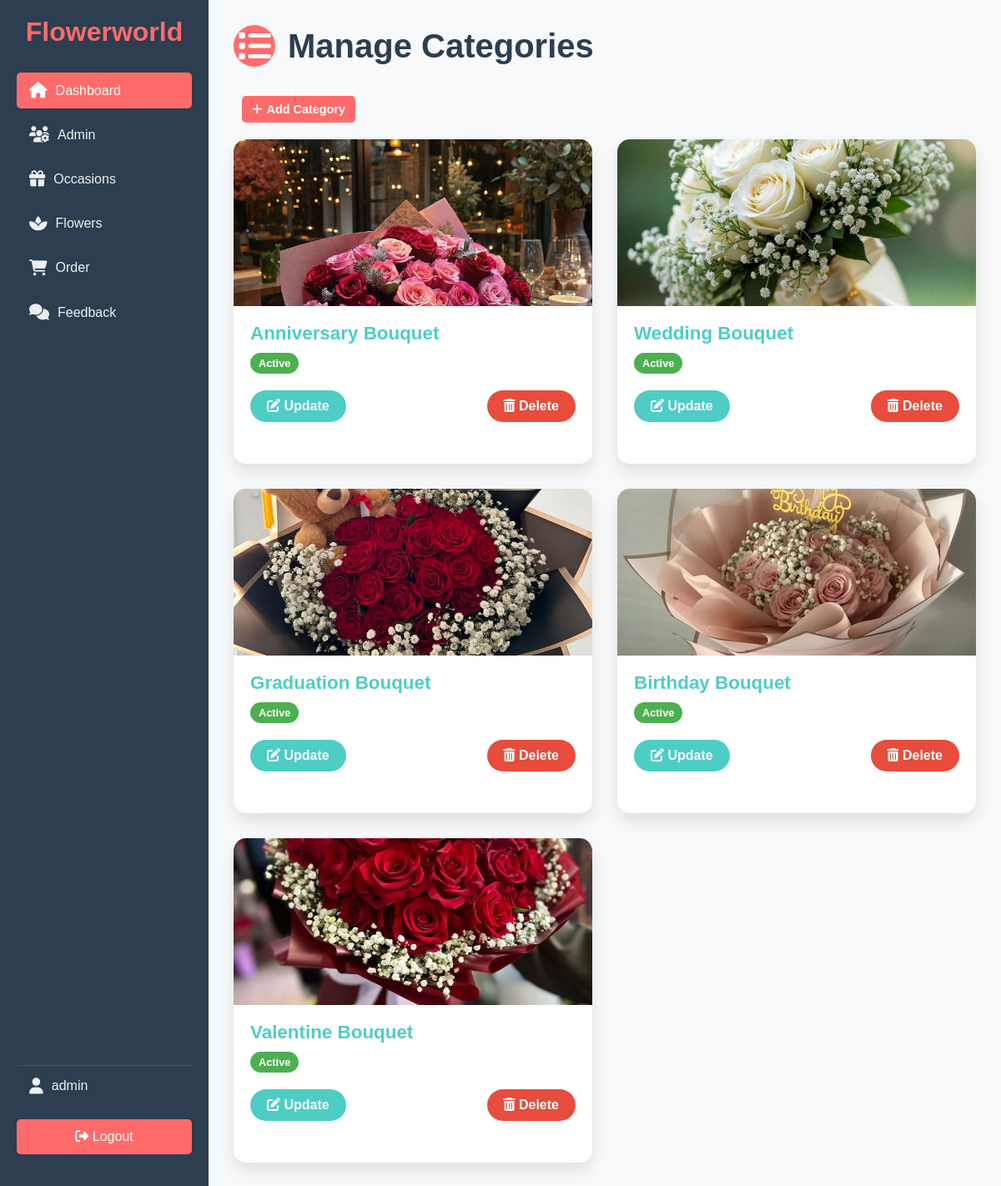
The page /admin/manage-category.php (signed in) on the database its author committed.
### tables this page shows
CREATE TABLE `tbl_category` (
  `id` int(10) UNSIGNED NOT NULL,
  `title` varchar(100) NOT NULL,
  `image_name` varchar(255) NOT NULL,
  `featured` varchar(10) NOT NULL,
  `active` varchar(10) NOT NULL,
  `date_modified` datetime NOT NULL DEFAULT current_timestamp()
);

### admin/manage-category.php (the view, shortened to what this page needs)
<?php include('partials/menu.php'); ?>
<div class="dashboard-container">
    <div class="sidebar">
        <div class="logo">
        <h1>Flowerworld</h1>
        </div>
        <nav>
            <a href="index.php" class="active"><i class="fas fa-home"></i> <span>Dashboard</span></a>
            <a href="manage-admin.php"><i class="fas fa-users-cog"></i> <span>Admin</span></a>
            <a href="manage-category.php"><i class="fas fa-gift"></i> <span>Occasions</span></a>
            <a href="manage-flower.php"><i class="fas fa-spa"></i> <span>Flowers</span></a>
            <a href="manage-order.php"><i class="fas fa-shopping-cart"></i> <span>Order</span></a>
            <a href="manage-feedback.php"><i class="fas fa-comments"></i> <span>Feedback</span></a>
        </nav>
        <div class="sidebar-footer">
            <div class="user-profile">
                <i class="fas fa-user"></i>
                <span><?php echo $_SESSION['user']; ?></span>
            </div>
            <a href="logout.php" class="logout-btn"><i class="fas fa-sign-out-alt"></i> Logout</a>
        </div>
    </div>
    <div class="main-content">
        <h1 class="dashboard-title">
            <span class="title-icon"><i class="fas fa-list"></i></span>
            Manage Categories
        </h1>
<div class="admin-actions">
            <a href="add-category.php" class="btn-primary" id="addadmin-btn">
                <i class="fas fa-plus"></i> Add Category
            </a>
        </div>
<div class="category-grid">
            <?php
                $sql = "SELECT * FROM tbl_category";
                $res = mysqli_query($conn, $sql);
                if($res == TRUE)
                {
                    $count = mysqli_num_rows($res);
                    if($count > 0)
                    {
                        while($rows = mysqli_fetch_assoc($res))
                        {
                            $id = $rows['id'];
                            $title = $rows['title'];
                            $image_name = $rows['image_name'];
                            $active = $rows['active'];
                            ?>
                            <div class="category-card">
                                <div class="category-image">
                                    <?php
                                        if($image_name!="")
                                        {
                                            ?>
                                            <img src="<?php echo SITEURL; ?>images/category/<?php echo $image_name; ?>" alt="<?php echo $title; ?>">
                                            <?php
                                        }
                                        else
                                        {
                                            echo "<div class='no-image'>No Image</div>";
                                        }
                                    ?>
                                </div>
                                <div class="category-info">
                                    <h3><?php echo $title; ?></h3>
                                    <p>
                                        <span class="badge <?php echo $active == 'Yes' ? 'badge-active' : ''; ?>">
                                            <?php echo $active == 'Yes' ? 'Active' : 'Inactive'; ?>
                                        </span>
                                    </p>
                                </div>
                                <div class="category-actions">
                                    <a href="<?php echo SITEURL; ?>admin/update-category.php?id=<?php echo $id; ?>" class="btn-update"><i class="fas fa-edit"></i> Update</a>
                                    <a href="<?php echo SITEURL; ?>admin/delete-category.php?id=<?php echo $id; ?>&image_name=<?php echo $image_name; ?>" class="btn-delete"><i class="fas fa-trash-alt"></i> Delete</a>
                                </div>
                            </div>
                            <?php
                        }
                    }
                    else
                    {
                        echo "<p class='no-categories'>No categories found.</p>";
                    }
                }
            ?>
        </div>
    </div>
</div>
<?php include('partials/footer.php'); ?>

### admin/css/styles.css (style rules this page uses)
:root { --primary-color: #ff6b6b; --secondary-color: #4ecdc4; --text-color: #333; --background-color: #f8f9fa; --sidebar-bg: #2c3e50; --sidebar-text: #ecf0f1; }
* { margin: 0; padding: 0; box-sizing: border-box; font-family: 'Arial', sans-serif; }
body { background-color: var(--background-color); color: var(--text-color); font-family: 'Arial', sans-serif; }
.dashboard-container { display: flex; height: 100vh; overflow: hidden; }
.sidebar { width: 250px; background-color: var(--sidebar-bg); color: var(--sidebar-text); padding: 20px; display: flex; flex-direction: column; transition: width 0.3s ease; position: fixed; top: 0; left: 0; bottom: 0; overflow-y: auto; }
.sidebar .logo { text-align: center; margin-bottom: 30px; }
.sidebar .logo h1 { font-size: 2rem; color: var(--primary-color); }
.sidebar nav { flex-grow: 1; }
.sidebar nav a { display: flex; align-items: center; padding: 12px 15px; color: var(--sidebar-text); text-decoration: none; transition: background-color 0.3s, color 0.3s; border-radius: 5px; margin-bottom: 10px; }
.sidebar nav a span { opacity: 1; transition: opacity 0.3s; }
.sidebar nav a:hover, .sidebar nav a.active { background-color: var(--primary-color); color: #fff; }
.sidebar-footer { margin-top: auto; padding-bottom: 20px; }
.sidebar nav a i { margin-right: 10px; font-size: 1.2em; }
.user-profile { display: flex; align-items: center; padding: 15px; border-top: 1px solid rgba(255, 255, 255, 0.1); }
.user-profile i { margin-right: 10px; font-size: 1.2em; }
.logout-btn { display: block; background-color: var(--primary-color); color: #fff; text-align: center; padding: 12px; text-decoration: none; border-radius: 5px; margin-top: 15px; transition: background-color 0.3s; }
.main-content { flex-grow: 1; padding: 30px; background-color: var(--background-color); margin-left: 250px; overflow-y: auto; height: 100vh; }
.main-content h1 { margin-bottom: 30px; color: #2c3e50; }
.dashboard-title { font-size: 2.5rem; color: var(--secondary-color); margin-bottom: 30px; display: flex; align-items: center; }
.title-icon { background-color: var(--primary-color); color: white; padding: 10px; border-radius: 50%; margin-right: 15px; display: inline-flex; align-items: center; justify-content: center; width: 50px; height: 50px; }
.category-actions { margin-bottom: 30px; text-align: right; }
.category-grid { display: grid; grid-template-columns: repeat(auto-fill, minmax(300px, 1fr)); gap: 30px; }
.category-card { background-color: #fff; border-radius: 15px; box-shadow: 0 10px 20px rgba(0, 0, 0, 0.1); overflow: hidden; transition: transform 0.3s, box-shadow 0.3s; animation: fadeIn 0.5s ease-out; }
.category-image { height: 200px; overflow: hidden; }
.category-image img { width: 100%; height: 100%; object-fit: cover; transition: transform 0.3s; }
.category-info { padding: 20px; }
.category-info h3 { margin: 0 0 10px 0; color: var(--secondary-color); font-size: 1.4em; }
.badge { display: inline-block; padding: 5px 10px; border-radius: 20px; font-size: 0.8em; font-weight: bold; margin-right: 5px; }
.badge-active { background-color: #4CAF50; color: white; }
.category-actions { padding: 0 20px 20px; display: flex; justify-content: space-between; }
.btn-primary, .btn-update, .btn-delete { padding: 10px 20px; border-radius: 25px; text-decoration: none; font-weight: bold; transition: all 0.3s; display: inline-block; }
.btn-primary { background-color: var(--primary-color); color: white; }
.btn-update { background-color: var(--secondary-color); color: white; }
.btn-delete { background-color: #e74c3c; color: white; }
.badge { display: inline-block; padding: 5px 10px; border-radius: 20px; font-size: 0.8em; font-weight: bold; margin-right: 5px; transition: all 0.3s ease; }
.btn-update { animation: fadeInButton 0.2s ease-out 0.2s forwards; opacity: 0; }

### admin/css/admin.css (style rules this page uses)
.admin-actions { padding-top: 5px; padding-bottom: 20px; padding-left: 10px; padding-right: 10px; display: flex; gap: 10px; }
.admin-actions a { padding: 8px 12px; border-radius: 5px; text-decoration: none; text-align: center; transition: all 0.3s; display: inline-flex; align-items: center; justify-content: center; font-size: 0.9em; }
.admin-actions a i { margin-right: 5px; }
.admin-actions a { animation: fadeIn 0.5s ease-out forwards; opacity: 0; }
.admin-actions a:nth-child(1) { animation-delay: 0.3s; }

### rows shown on the page
tbl_category: image_name (picture), title "Anniversary Bouquet", active "Active"
tbl_category: image_name (picture), title "Wedding Bouquet", active "Active"
tbl_category: image_name (picture), title "Graduation Bouquet", active "Active"
tbl_category: image_name (picture), title "Birthday Bouquet", active "Active"
tbl_category: image_name (picture), title "Valentine Bouquet", active "Active"

### other values the page prints
$_SESSION['user'] "admin"
